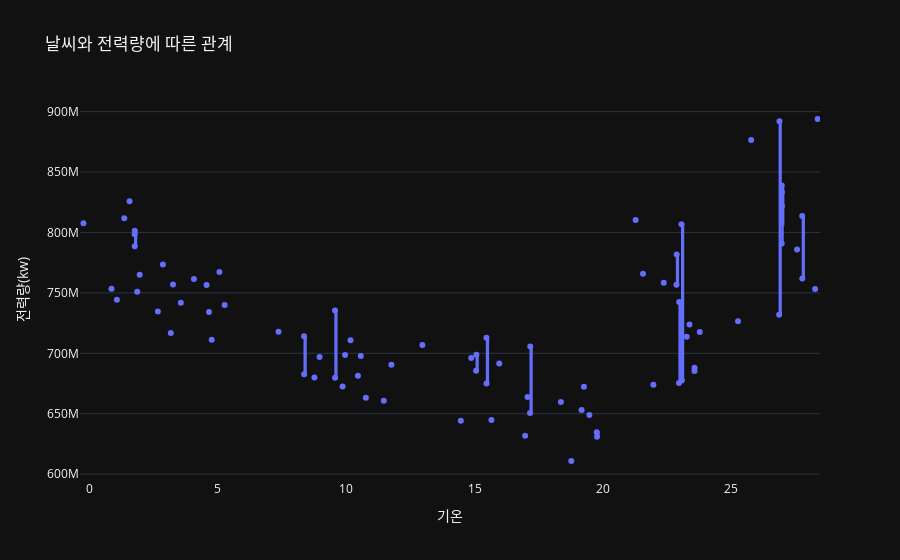
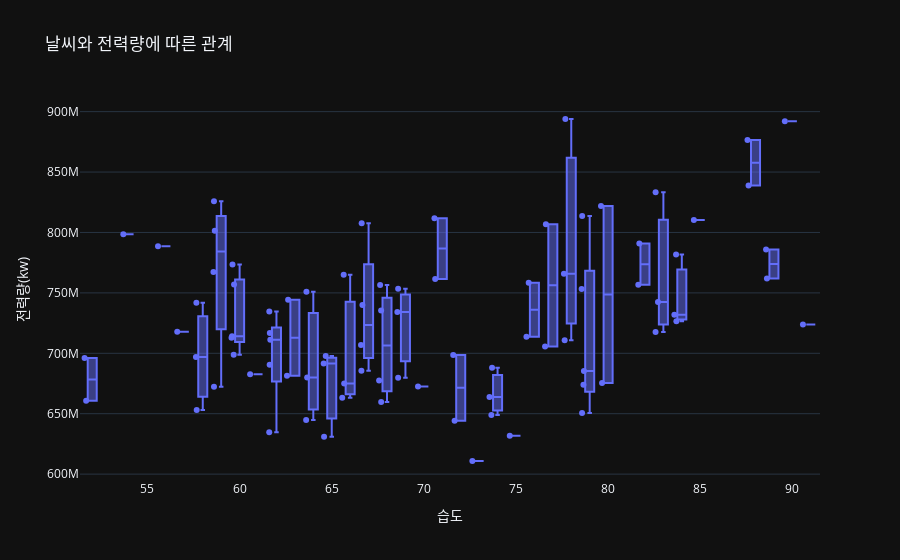
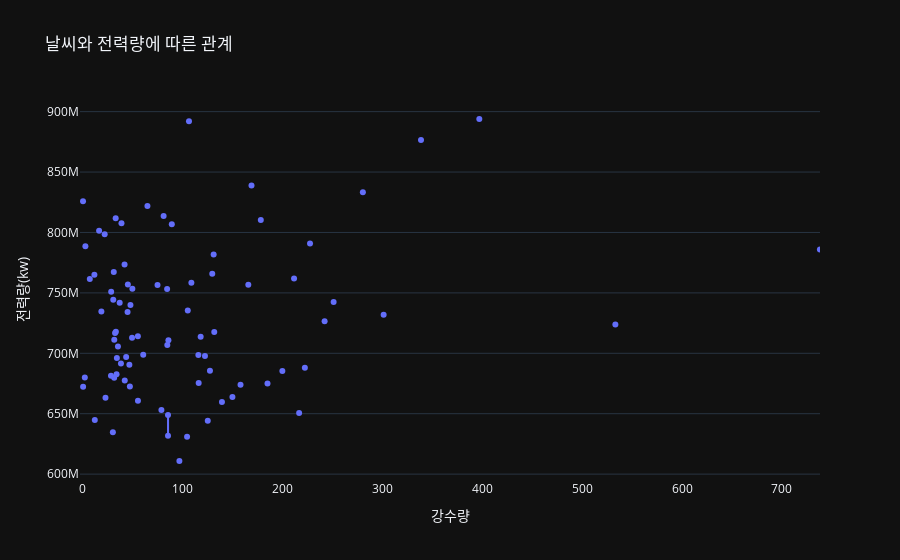
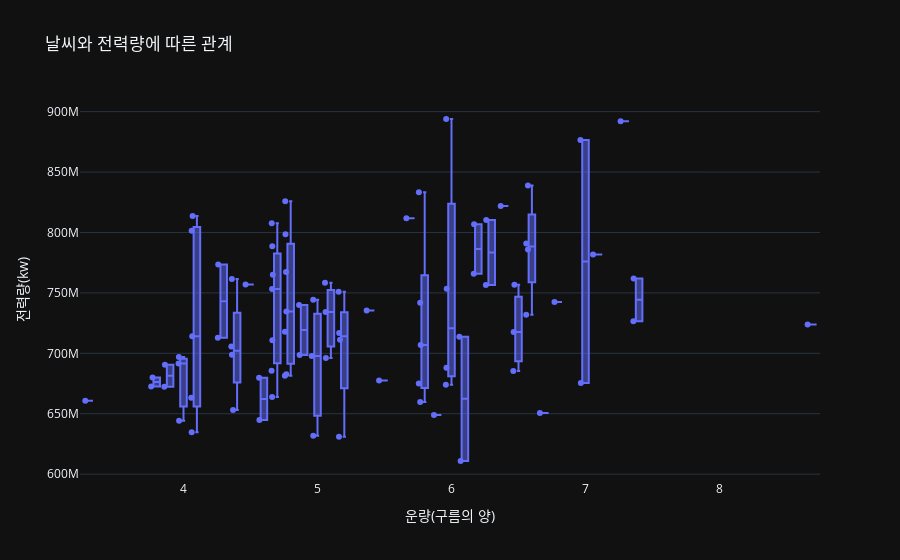

Notebook source saved alongside these figures, in order:
### Code cell
weather_kw_df = ['temp', 'Humidity_mean','rainfall_total', 'cloud', 'solar', 'snow']
col_label = {'temp' : '기온',
             'Humidity_mean' : '습도',
             'rainfall_total' : '강수량',
             'cloud' : '운량(구름의 양)',
             'solar' : '합계 일사량',
             'snow' : '적설량'}

for feature in weather_kw_df:
    # Box plot 생성
    box = go.Box(x=kw_df[feature], y=kw_df['usage'], boxpoints='all')

    # 레이아웃 생성
    layout = go.Layout(title='날씨와 전력량에 따른 관계', xaxis={'title': col_label[feature]}, 
                    yaxis={'title': '전력량(kw)'},
                    template='plotly_dark')

    # 그래프 생성
    fig = go.Figure(data=[box], layout=layout)

    # 그래프 출력
    fig.show()
